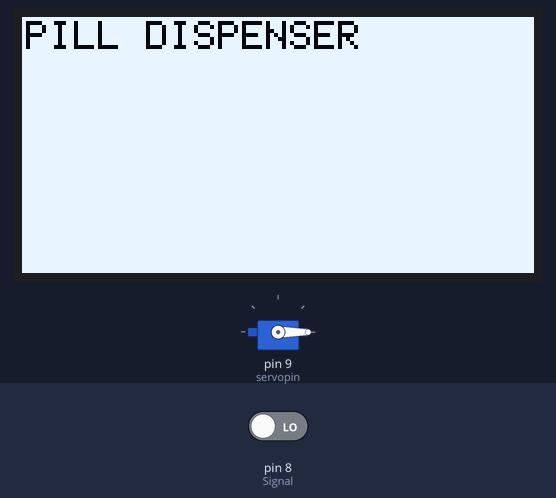
A sketch run on a simulated Arduino Uno, built with avr-gcc and run on an emulated ATmega328P. Shown: servo, 128×64 one-colour display. Inputs (shaded band) come from the test bench; at power-on: pin 8 (Signal) LOW.

Above: at 2.2 s.
2.3 s: pin 8 (Signal) driven HIGH
At 3.8 s:
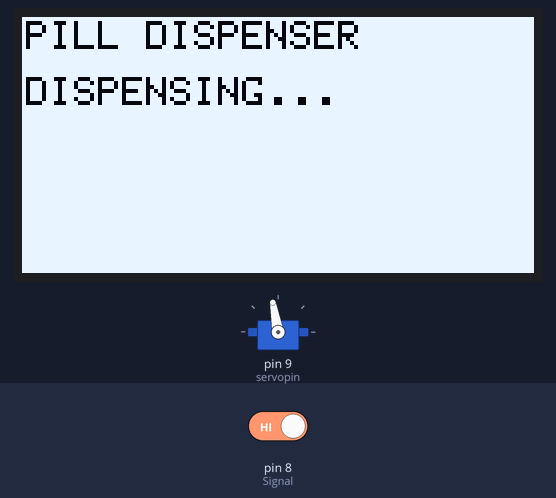
7.9 s: pin 8 (Signal) driven LOW
At 8.6 s:
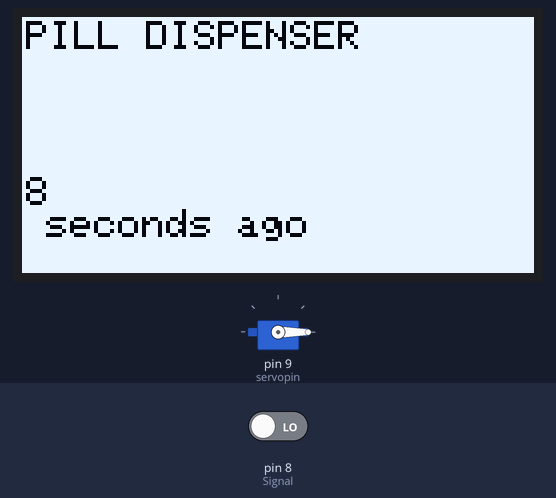
9.6 s: pin 8 (Signal) driven HIGH
At 11.6 s:
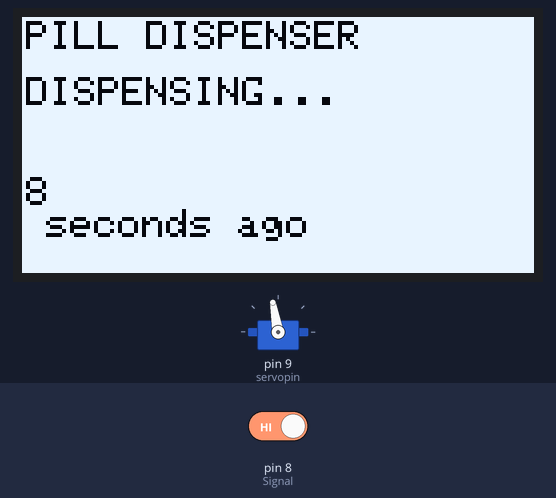
Timing chart, 0 to 21.2 s (numbered marks = the images above; inputs shaded):
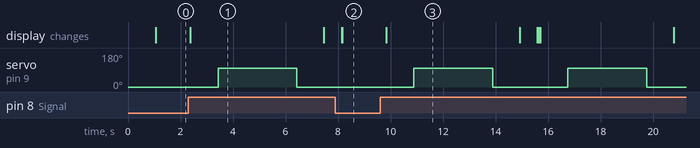

The sketch:

tabletdispensinator.ino
```cpp
#include <Wire.h>  //  Include I2C library
#include<Adafruit_GFX.h>   //  include Graphical Library
#include<Adafruit_SSD1306.h>  // Oled library
#include <Servo.h>
Adafruit_SSD1306 oled(128, 64, &Wire, 4);
Servo servo;
int pos;
int Signal = 8;
int servopin = 9;

int val=0;//transition indicator
int old_val=0;//stores previous status
unsigned long TimeNow= 0;//store current time
unsigned long TimeThen=0;//previous time
int count=0;//state


void setup() {

    pinMode(Signal, INPUT);
    servo.attach(servopin);
    servo.write(0);         //close cap on power on
    delay(1000);
    servo.detach();
    oled.begin(SSD1306_SWITCHCAPVCC, 0x3C);  // SSD1306_SWITCHCAPPVCC is generate 3.3volt internaly,  0x3c is I2c slave(oled) address
  oled.clearDisplay();  // Celar display function
     }
void loop() {

  oled.setTextSize(1);    // first we have to decide font size
 oled.setTextColor(WHITE);     //we have to decide back ground color
 oled.setCursor(1,1);    //then set print location or printing cursor
  oled.println(("PILL DISPENSER"));   // print conmmand
   oled.display();  // oled display command
 oled.invertDisplay(true);

  servo.write(0);
    int buttonState = digitalRead(Signal);
     delay(50);
    if (buttonState == 1)
    {

      oled.setCursor(1,15);


      oled.println(("DISPENSING..."));
      oled.display();
      delay(1000);

      delay(50);
      servo.attach(servopin);
      servo.write(100);
      delay(3000);       //wait 5 seconds
      servo.write(0);
      delay(1000);
      servo.detach();

      oled.setCursor(1,25);
      oled.println("Ready!...");
      oled.display();
      delay(500);
      count=1;


    }
    delay(100);
    oled.setCursor(1,20);

    if(count==1)
    {
      oled.clearDisplay();
      count=0;//transistion
      delay(50);


      TimeNow= millis()-TimeThen;//when removed,time lapsed
      TimeThen= millis(); //capture last time when pill is dispensed
      if(TimeNow/1000<60)//seconds
      {
        oled.setCursor(1,40);
        oled.println(TimeNow/1000);
        oled.println(" seconds ago");

      }

      if((TimeNow/1000>60) && (TimeNow/1000<3600))//minutes
      {
        oled.setCursor(1,40);
        oled.println(TimeNow/60000);
        oled.println(" minutes ago");

      }

      if((TimeNow/3600000) && (TimeNow/1000 <86400))//hours
      {
        oled.setCursor(1,40);
        oled.println(TimeNow/3600000);
        oled.println(" hours ago");

      }
    oled.display();
    }


  }
```

Measured:
- after the input at 2.3 s, servo on pin 9 (servopin): 0° → 100° after 1.1 s, → 0° 3.0 s later; the display: changes after 0.08 s (image 1)
- after the input at 7.9 s, servo on pin 9 (servopin): stays 0° (without the input it goes to 100° after 1.4 s)
- after the input at 9.6 s, servo on pin 9 (servopin): alternates 100° for 3.0 s and 0° for 2.9 s, starting after 1.3 s; the display: changes after 0.24 s (image 3)
- what the display in image 1 shows lasts 5.1 s, from 2.4 s to 7.5 s
